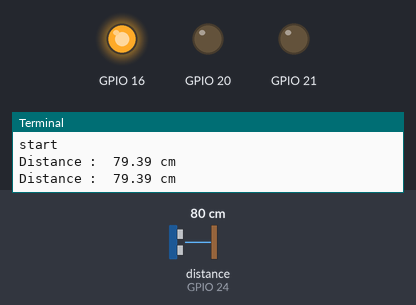
The program below on a simulated Raspberry Pi (BCM pin numbers). Parts: output pins drawn as LEDs (lit = HIGH), the last lines printed to the terminal. Inputs (shaded band) come from the test bench; at power-on: distance to the obstacle (sensor on GPIO 24) 80 cm. The echo pulse lasts 58.3 µs per cm; the clock reads 2024-03-15 10:24:30 at power-on unless the program sets it; pins used as bus, display or sensor lines are not drawn.

Above: at 1.2 s.
1.3 s: distance to the obstacle (sensor on GPIO 24) set to 85 cm
At 2.2 s:
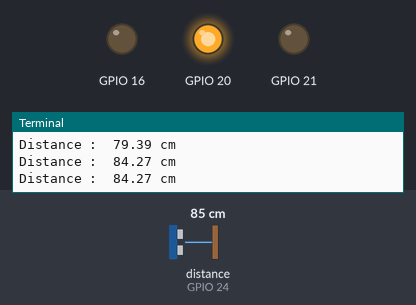
3.0 s: distance to the obstacle (sensor on GPIO 24) set to 147 cm
4.5 s: distance to the obstacle (sensor on GPIO 24) set to 157 cm
At 5.1 s:
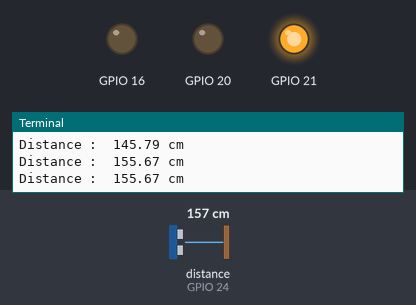
6.0 s: distance to the obstacle (sensor on GPIO 24) set to 2 cm
At 7.0 s:
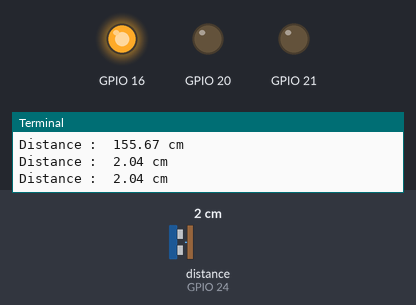
7.5 s: distance to the obstacle (sensor on GPIO 24) set to 120 cm
At 8.4 s:
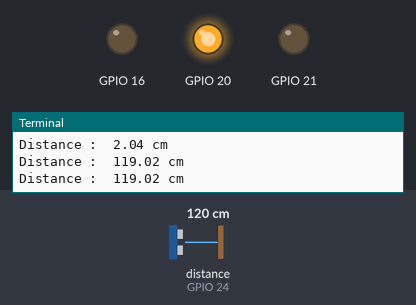
Timing chart, 0 to 10.0 s (numbered marks = the images above; inputs shaded):
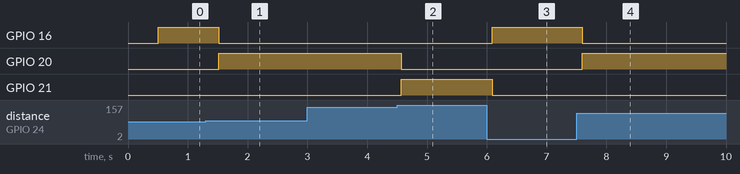

The program:

sound.py
```python
import RPi.GPIO as gpio
import time


gpio.setmode(gpio.BCM)
gpio.setup(16, gpio.OUT)
gpio.setup(20, gpio.OUT)
gpio.setup(21, gpio.OUT)


trig = 23

echo = 24


print ("start")


gpio.setup(trig, gpio.OUT)

gpio.setup(echo, gpio.IN)


try :

    while True :

      gpio.output(trig, False)

      time.sleep(0.5)


      gpio.output(trig, True)

      time.sleep(0.00001)

      gpio.output(trig, False)


      while gpio.input(echo) == 0 :

        pulse_start = time.time()


      while gpio.input(echo) == 1 :

        pulse_end = time.time()


      pulse_duration = pulse_end - pulse_start

      distance = pulse_duration * 17000

      distance = round(distance, 2)


      if distance<1000:
          print ("Distance : ", distance, "cm")
          if distance<80:
              gpio.output(16,True)
              gpio.output(20,False)
              gpio.output(21,False)
          if 80<distance<150:
              gpio.output(16,False)
              gpio.output(20,True)
              gpio.output(21,False)
          if 150<distance<1000:
              gpio.output(16,False)
              gpio.output(20,False)
              gpio.output(21,True)

except :

    gpio.cleanup()


    while gpio.input(echo) == 0 :

        pulse_start = time.time()


    while gpio.input(echo) == 1 :

        pulse_end = time.time()


    pulse_duration = pulse_end - pulse_start

    distance = pulse_duration * 17000

    distance = round(distance, 2)
```

Measured:
- the behaviour switches between 80 and 81 cm on distance to the obstacle (sensor on GPIO 24) (found by bisection; images 0 and 1)
- the behaviour switches between 151 and 152 cm on distance to the obstacle (sensor on GPIO 24) (found by bisection; images 1 and 2)
- after the input at 1.3 s, GPIO 16: HIGH → LOW after 0.22 s; GPIO 20: LOW → HIGH after 0.22 s
- after the input at 4.5 s, GPIO 20: HIGH → LOW after 0.07 s; GPIO 21: LOW → HIGH after 0.07 s
- after the input at 6.0 s, GPIO 16: LOW → HIGH after 0.09 s; GPIO 21: HIGH → LOW after 0.09 s
- after the input at 7.5 s, GPIO 16: HIGH → LOW after 0.10 s; GPIO 20: LOW → HIGH after 0.10 s
